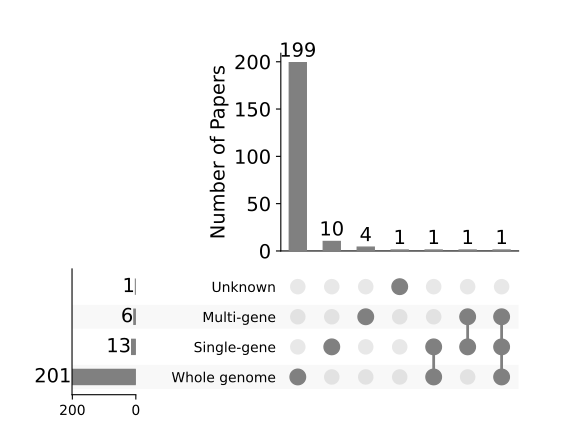

This chart was generated by the following Python code:
################################################################################

# Type of analysis

################################################################################

import os
import pandas as pd
import matplotlib.pyplot as plt
import seaborn as sns
from upsetplot import from_memberships, UpSet

# Assuming you upload "review_papers.csv", load it0
df = pd.read_csv("review_papers.csv")

# Check the first few rows
print(df.head())


# Column containing methods
method_col = "Single-gene analysis, Multi-gene analysis, or Whole genome analysis"

# Parse methods into lists
def parse_methods(cell):
    if pd.isna(cell) or cell.strip().lower() == "unknown":
        return ["Unknown"]
    return [m.strip() for m in cell.split(",")]

# Create method combinations
memberships = df[method_col].apply(parse_methods)
upset_data = from_memberships(memberships)

# Plot
plt.figure(figsize=(5, 5))

# Create a grayscale UpSet plot
upset = UpSet(
    upset_data,
    subset_size='count',
    show_counts=True,
    sort_by='degree',
    facecolor='gray'  # Set bar color to gray
)
upset_plot = upset.plot()


# Customize bar label font size and color
for ax in plt.gcf().get_axes():
    for text in ax.texts:
        text.set_fontsize(14)
        text.set_color('black')


# Customize label font size
plt.gca().tick_params(labelsize=14, colors='black')

# Customize Y-axis label
plt.gca().set_ylabel("Number of Papers", fontsize=14, color='black')

# Remove grid lines and set axis line colors to black
for ax in plt.gcf().get_axes():
    ax.grid(False)
    for spine_name, spine in ax.spines.items():
        if spine_name in ['left', 'bottom']:
            spine.set_visible(True)
            spine.set_color('black')     # Make axis lines black
        else:
            spine.set_visible(False)

# Export the plot as PDF
plt.tight_layout()
plt.savefig("figure_d.pdf", format="pdf")

# Display the plot
plt.show()
